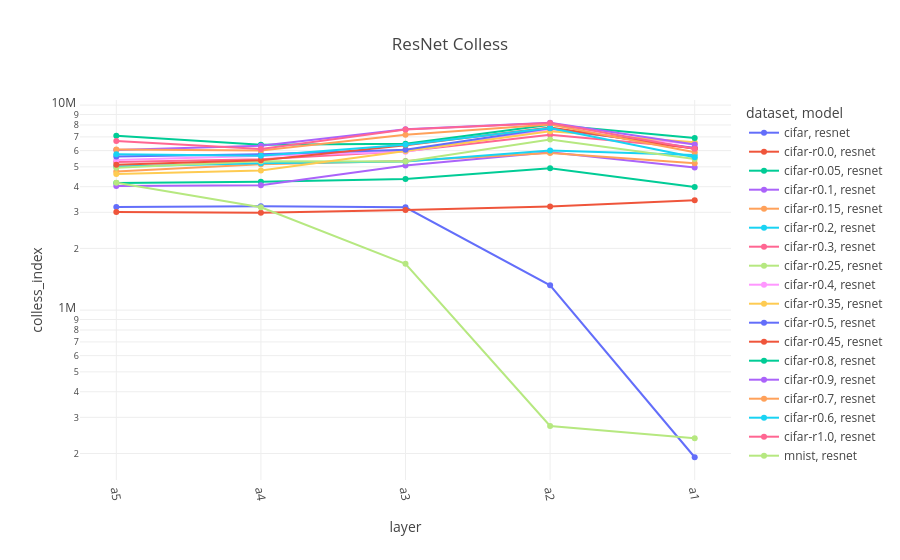

The code cell stored with this chart in its notebook:
### Code cell
fig = px.line(resnet, x="layer", y="colless_index", color="dataset", symbol="model", color_discrete_sequence=px.colors.qualitative.Plotly, title="ResNet Colless")
fig.update_xaxes(tickangle=80)
fig.update_yaxes(type="log")

### Figure 1 — Plotly figure (JSON) as saved in the notebook; plotly's stock layout.template omitted (floating-point values rounded to 4 significant figures)
{"data": [{"hovertemplate": "dataset=cifar<br>model=resnet<br>layer=%{x}<br>colless_index=%{y}<extra></extra>", "legendgroup": "cifar, resnet", "line": {"color": "#636EFA", "dash": "solid"}, "marker": {"symbol": "circle"}, "mode": "lines+markers", "name": "cifar, resnet", "orientation": "v", "showlegend": true, "type": "scatter", "x": ["a5", "a4", "a3", "a2", "a1"], "xaxis": "x", "y": [3183000.0, 3210000.0, 3176000.0, 1323000.0, 191700.0], "yaxis": "y"}, {"hovertemplate": "dataset=cifar-r0.0<br>model=resnet<br>layer=%{x}<br>colless_index=%{y}<extra></extra>", "legendgroup": "cifar-r0.0, resnet", "line": {"color": "#EF553B", "dash": "solid"}, "marker": {"symbol": "circle"}, "mode": "lines+markers", "name": "cifar-r0.0, resnet", "orientation": "v", "showlegend": true, "type": "scatter", "x": ["a5", "a4", "a3", "a2", "a1"], "xaxis": "x", "y": [3013000.0, 2984000.0, 3081000.0, 3200000.0, 3433000.0], "yaxis": "y"}, {"hovertemplate": "dataset=cifar-r0.05<br>model=resnet<br>layer=%{x}<br>colless_index=%{y}<extra></extra>", "legendgroup": "cifar-r0.05, resnet", "line": {"color": "#00CC96", "dash": "solid"}, "marker": {"symbol": "circle"}, "mode": "lines+markers", "name": "cifar-r0.05, resnet", "orientation": "v", "showlegend": true, "type": "scatter", "x": ["a5", "a4", "a3", "a2", "a1"], "xaxis": "x", "y": [4170000.0, 4227000.0, 4367000.0, 4918000.0, 3983000.0], "yaxis": "y"}, {"hovertemplate": "dataset=cifar-r0.1<br>model=resnet<br>layer=%{x}<br>colless_index=%{y}<extra></extra>", "legendgroup": "cifar-r0.1, resnet", "line": {"color": "#AB63FA", "dash": "solid"}, "marker": {"symbol": "circle"}, "mode": "lines+markers", "name": "cifar-r0.1, resnet", "orientation": "v", "showlegend": true, "type": "scatter", "x": ["a5", "a4", "a3", "a2", "a1"], "xaxis": "x", "y": [4037000.0, 4070000.0, 5080000.0, 5882000.0, 4957000.0], "yaxis": "y"}, {"hovertemplate": "dataset=cifar-r0.15<br>model=resnet<br>layer=%{x}<br>colless_index=%{y}<extra></extra>", "legendgroup": "cifar-r0.15, resnet", "line": {"color": "#FFA15A", "dash": "solid"}, "marker": {"symbol": "circle"}, "mode": "lines+markers", "name": "cifar-r0.15, resnet", "orientation": "v", "showlegend": true, "type": "scatter", "x": ["a5", "a4", "a3", "a2", "a1"], "xaxis": "x", "y": [4751000.0, 5153000.0, 5346000.0, 5837000.0, 5207000.0], "yaxis": "y"}, {"hovertemplate": "dataset=cifar-r0.2<br>model=resnet<br>layer=%{x}<br>colless_index=%{y}<extra></extra>", "legendgroup": "cifar-r0.2, resnet", "line": {"color": "#19D3F3", "dash": "solid"}, "marker": {"symbol": "circle"}, "mode": "lines+markers", "name": "cifar-r0.2, resnet", "orientation": "v", "showlegend": true, "type": "scatter", "x": ["a5", "a4", "a3", "a2", "a1"], "xaxis": "x", "y": [5015000.0, 5201000.0, 5306000.0, 6007000.0, 5713000.0], "yaxis": "y"}, {"hovertemplate": "dataset=cifar-r0.3<br>model=resnet<br>layer=%{x}<br>colless_index=%{y}<extra></extra>", "legendgroup": "cifar-r0.3, resnet", "line": {"color": "#FF6692", "dash": "solid"}, "marker": {"symbol": "circle"}, "mode": "lines+markers", "name": "cifar-r0.3, resnet", "orientation": "v", "showlegend": true, "type": "scatter", "x": ["a5", "a4", "a3", "a2", "a1"], "xaxis": "x", "y": [5273000.0, 5443000.0, 5960000.0, 7163000.0, 6177000.0], "yaxis": "y"}, {"hovertemplate": "dataset=cifar-r0.25<br>model=resnet<br>layer=%{x}<br>colless_index=%{y}<extra></extra>", "legendgroup": "cifar-r0.25, resnet", "line": {"color": "#B6E880", "dash": "solid"}, "marker": {"symbol": "circle"}, "mode": "lines+markers", "name": "cifar-r0.25, resnet", "orientation": "v", "showlegend": true, "type": "scatter", "x": ["a5", "a4", "a3", "a2", "a1"], "xaxis": "x", "y": [4950000.0, 5325000.0, 5308000.0, 6797000.0, 5455000.0], "yaxis": "y"}, {"hovertemplate": "dataset=cifar-r0.4<br>model=resnet<br>layer=%{x}<br>colless_index=%{y}<extra></extra>", "legendgroup": "cifar-r0.4, resnet", "line": {"color": "#FF97FF", "dash": "solid"}, "marker": {"symbol": "circle"}, "mode": "lines+markers", "name": "cifar-r0.4, resnet", "orientation": "v", "showlegend": true, "type": "scatter", "x": ["a5", "a4", "a3", "a2", "a1"], "xaxis": "x", "y": [5394000.0, 5634000.0, 5930000.0, 7593000.0, 6446000.0], "yaxis": "y"}, {"hovertemplate": "dataset=cifar-r0.35<br>model=resnet<br>layer=%{x}<br>colless_index=%{y}<extra></extra>", "legendgroup": "cifar-r0.35, resnet", "line": {"color": "#FECB52", "dash": "solid"}, "marker": {"symbol": "circle"}, "mode": "lines+markers", "name": "cifar-r0.35, resnet", "orientation": "v", "showlegend": true, "type": "scatter", "x": ["a5", "a4", "a3", "a2", "a1"], "xaxis": "x", "y": [4613000.0, 4800000.0, 5971000.0, 7463000.0, 6587000.0], "yaxis": "y"}, {"hovertemplate": "dataset=cifar-r0.5<br>model=resnet<br>layer=%{x}<br>colless_index=%{y}<extra></extra>", "legendgroup": "cifar-r0.5, resnet", "line": {"color": "#636EFA", "dash": "solid"}, "marker": {"symbol": "circle"}, "mode": "lines+markers", "name": "cifar-r0.5, resnet", "orientation": "v", "showlegend": true, "type": "scatter", "x": ["a5", "a4", "a3", "a2", "a1"], "xaxis": "x", "y": [5612000.0, 5760000.0, 6055000.0, 7710000.0, 6182000.0], "yaxis": "y"}, {"hovertemplate": "dataset=cifar-r0.45<br>model=resnet<br>layer=%{x}<br>colless_index=%{y}<extra></extra>", "legendgroup": "cifar-r0.45, resnet", "line": {"color": "#EF553B", "dash": "solid"}, "marker": {"symbol": "circle"}, "mode": "lines+markers", "name": "cifar-r0.45, resnet", "orientation": "v", "showlegend": true, "type": "scatter", "x": ["a5", "a4", "a3", "a2", "a1"], "xaxis": "x", "y": [5120000.0, 5389000.0, 6378000.0, 7772000.0, 6130000.0], "yaxis": "y"}, {"hovertemplate": "dataset=cifar-r0.8<br>model=resnet<br>layer=%{x}<br>colless_index=%{y}<extra></extra>", "legendgroup": "cifar-r0.8, resnet", "line": {"color": "#00CC96", "dash": "solid"}, "marker": {"symbol": "circle"}, "mode": "lines+markers", "name": "cifar-r0.8, resnet", "orientation": "v", "showlegend": true, "type": "scatter", "x": ["a5", "a4", "a3", "a2", "a1"], "xaxis": "x", "y": [7084000.0, 6404000.0, 6484000.0, 8021000.0, 6903000.0], "yaxis": "y"}, {"hovertemplate": "dataset=cifar-r0.9<br>model=resnet<br>layer=%{x}<br>colless_index=%{y}<extra></extra>", "legendgroup": "cifar-r0.9, resnet", "line": {"color": "#AB63FA", "dash": "solid"}, "marker": {"symbol": "circle"}, "mode": "lines+markers", "name": "cifar-r0.9, resnet", "orientation": "v", "showlegend": true, "type": "scatter", "x": ["a5", "a4", "a3", "a2", "a1"], "xaxis": "x", "y": [6045000.0, 6338000.0, 7633000.0, 8202000.0, 6426000.0], "yaxis": "y"}, {"hovertemplate": "dataset=cifar-r0.7<br>model=resnet<br>layer=%{x}<br>colless_index=%{y}<extra></extra>", "legendgroup": "cifar-r0.7, resnet", "line": {"color": "#FFA15A", "dash": "solid"}, "marker": {"symbol": "circle"}, "mode": "lines+markers", "name": "cifar-r0.7, resnet", "orientation": "v", "showlegend": true, "type": "scatter", "x": ["a5", "a4", "a3", "a2", "a1"], "xaxis": "x", "y": [6066000.0, 6011000.0, 7171000.0, 8046000.0, 5883000.0], "yaxis": "y"}, {"hovertemplate": "dataset=cifar-r0.6<br>model=resnet<br>layer=%{x}<br>colless_index=%{y}<extra></extra>", "legendgroup": "cifar-r0.6, resnet", "line": {"color": "#19D3F3", "dash": "solid"}, "marker": {"symbol": "circle"}, "mode": "lines+markers", "name": "cifar-r0.6, resnet", "orientation": "v", "showlegend": true, "type": "scatter", "x": ["a5", "a4", "a3", "a2", "a1"], "xaxis": "x", "y": [5763000.0, 5669000.0, 6405000.0, 7733000.0, 5572000.0], "yaxis": "y"}, {"hovertemplate": "dataset=cifar-r1.0<br>model=resnet<br>layer=%{x}<br>colless_index=%{y}<extra></extra>", "legendgroup": "cifar-r1.0, resnet", "line": {"color": "#FF6692", "dash": "solid"}, "marker": {"symbol": "circle"}, "mode": "lines+markers", "name": "cifar-r1.0, resnet", "orientation": "v", "showlegend": true, "type": "scatter", "x": ["a5", "a4", "a3", "a2", "a1"], "xaxis": "x", "y": [6690000.0, 6116000.0, 7604000.0, 8177000.0, 6121000.0], "yaxis": "y"}, {"hovertemplate": "dataset=mnist<br>model=resnet<br>layer=%{x}<br>colless_index=%{y}<extra></extra>", "legendgroup": "mnist, resnet", "line": {"color": "#B6E880", "dash": "solid"}, "marker": {"symbol": "circle"}, "mode": "lines+markers", "name": "mnist, resnet", "orientation": "v", "showlegend": true, "type": "scatter", "x": ["a5", "a4", "a3", "a2", "a1"], "xaxis": "x", "y": [4184000.0, 3174000.0, 1684000.0, 272200.0, 237500.0], "yaxis": "y"}], "layout": {"legend": {"title": {"text": "dataset, model"}, "tracegroupgap": 0}, "title": {"text": "ResNet Colless"}, "xaxis": {"anchor": "y", "domain": [0, 1], "tickangle": 80, "title": {"text": "layer"}}, "yaxis": {"anchor": "x", "domain": [0, 1], "title": {"text": "colless_index"}, "type": "log"}}}
